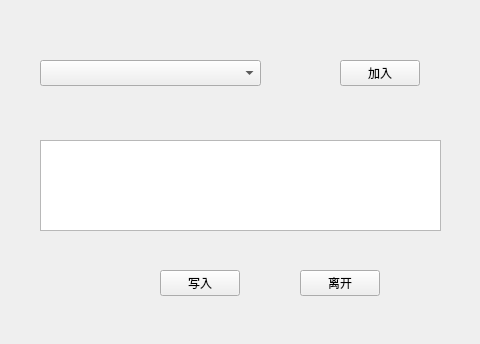
<?xml version="1.0" encoding="UTF-8"?>
<ui version="4.0">
 <class>diagnosis</class>
 <widget class="QWidget" name="diagnosis">
  <property name="windowModality">
   <enum>Qt::ApplicationModal</enum>
  </property>
  <property name="geometry">
   <rect>
    <x>0</x>
    <y>0</y>
    <width>480</width>
    <height>344</height>
   </rect>
  </property>
  <property name="windowTitle">
   <string>诊断编辑器</string>
  </property>
  <widget class="QComboBox" name="comboBox">
   <property name="geometry">
    <rect>
     <x>40</x>
     <y>60</y>
     <width>221</width>
     <height>26</height>
    </rect>
   </property>
   <item>
    <property name="text">
     <string/>
    </property>
   </item>
   <item>
    <property name="text">
     <string>ARDS</string>
    </property>
   </item>
   <item>
    <property name="text">
     <string>肾功能衰竭</string>
    </property>
   </item>
   <item>
    <property name="text">
     <string>肝功能衰竭</string>
    </property>
   </item>
   <item>
    <property name="text">
     <string>心力衰竭</string>
    </property>
   </item>
   <item>
    <property name="text">
     <string>呼吸衰竭</string>
    </property>
   </item>
   <item>
    <property name="text">
     <string>循环衰竭</string>
    </property>
   </item>
   <item>
    <property name="text">
     <string>胰腺炎</string>
    </property>
   </item>
   <item>
    <property name="text">
     <string>肺炎</string>
    </property>
   </item>
  </widget>
  <widget class="QTextEdit" name="textEdit">
   <property name="geometry">
    <rect>
     <x>40</x>
     <y>140</y>
     <width>401</width>
     <height>91</height>
    </rect>
   </property>
  </widget>
  <widget class="QPushButton" name="pushButton">
   <property name="geometry">
    <rect>
     <x>340</x>
     <y>60</y>
     <width>80</width>
     <height>26</height>
    </rect>
   </property>
   <property name="text">
    <string>加入</string>
   </property>
  </widget>
  <widget class="QPushButton" name="pushButton_2">
   <property name="geometry">
    <rect>
     <x>160</x>
     <y>270</y>
     <width>80</width>
     <height>26</height>
    </rect>
   </property>
   <property name="text">
    <string>写入</string>
   </property>
  </widget>
  <widget class="QPushButton" name="pushButton_3">
   <property name="geometry">
    <rect>
     <x>300</x>
     <y>270</y>
     <width>80</width>
     <height>26</height>
    </rect>
   </property>
   <property name="text">
    <string>离开</string>
   </property>
  </widget>
 </widget>
 <resources/>
 <connections>
  <connection>
   <sender>pushButton_3</sender>
   <signal>clicked()</signal>
   <receiver>diagnosis</receiver>
   <slot>close()</slot>
   <hints>
    <hint type="sourcelabel">
     <x>339</x>
     <y>282</y>
    </hint>
    <hint type="destinationlabel">
     <x>239</x>
     <y>171</y>
    </hint>
   </hints>
  </connection>
 </connections>
</ui>
